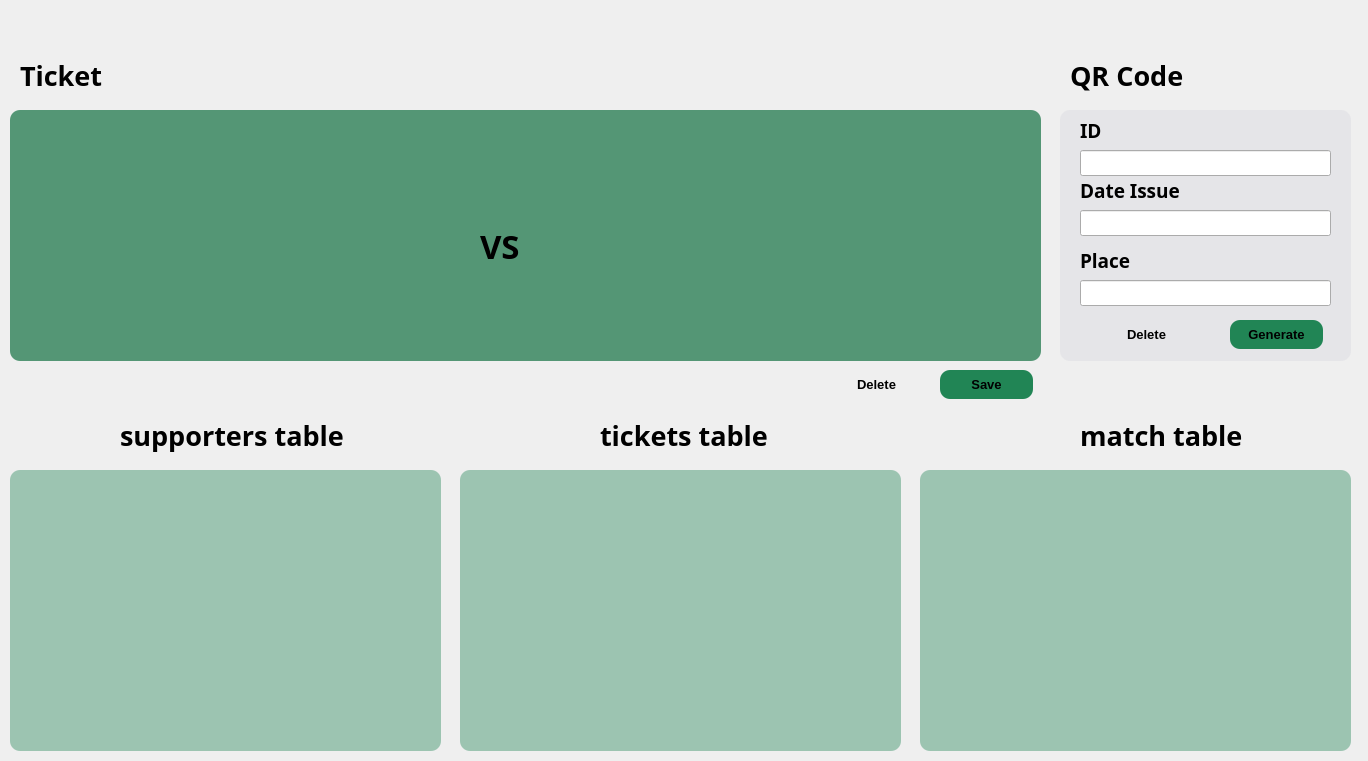
<?xml version="1.0" encoding="UTF-8"?>
<ui version="4.0">
 <class>generate_tickets</class>
 <widget class="QDialog" name="generate_tickets">
  <property name="geometry">
   <rect>
    <x>0</x>
    <y>0</y>
    <width>1368</width>
    <height>761</height>
   </rect>
  </property>
  <property name="windowTitle">
   <string>Dialog</string>
  </property>
  <widget class="QLabel" name="label">
   <property name="geometry">
    <rect>
     <x>-140</x>
     <y>0</y>
     <width>1501</width>
     <height>761</height>
    </rect>
   </property>
   <property name="text">
    <string/>
   </property>
   <property name="pixmap">
    <pixmap resource="resource.qrc">:/image/img/bg.jpeg</pixmap>
   </property>
   <property name="scaledContents">
    <bool>true</bool>
   </property>
  </widget>
  <widget class="QTableView" name="table_s">
   <property name="geometry">
    <rect>
     <x>10</x>
     <y>470</y>
     <width>431</width>
     <height>281</height>
    </rect>
   </property>
   <property name="styleSheet">
    <string notr="true">#table_s
{
background:rgba(33, 133, 85, 0.4);
 border-radius: 10px;         /* Rounded corners */
    padding: 5px;
}</string>
   </property>
  </widget>
  <widget class="QWidget" name="ticket" native="true">
   <property name="geometry">
    <rect>
     <x>10</x>
     <y>110</y>
     <width>1031</width>
     <height>251</height>
    </rect>
   </property>
   <property name="styleSheet">
    <string notr="true">#ticket {
    background: rgba(0, 102, 51, 0.65); /* Deep Green */
    border-radius: 10px;
    padding: 5px;
    color: #FFD700; /* Gold text */
}
</string>
   </property>
   <widget class="QWidget" name="qr" native="true">
    <property name="geometry">
     <rect>
      <x>800</x>
      <y>30</y>
      <width>181</width>
      <height>191</height>
     </rect>
    </property>
    <property name="styleSheet">
     <string notr="true">#qr{
background:transparent;
border:transparent;}</string>
    </property>
    <widget class="QLabel" name="qr_label">
     <property name="geometry">
      <rect>
       <x>0</x>
       <y>0</y>
       <width>181</width>
       <height>191</height>
      </rect>
     </property>
     <property name="styleSheet">
      <string notr="true">#qr_label{
background:transparent;
border:transparent;}</string>
     </property>
     <property name="text">
      <string/>
     </property>
    </widget>
   </widget>
   <widget class="QLineEdit" name="name">
    <property name="geometry">
     <rect>
      <x>30</x>
      <y>10</y>
      <width>231</width>
      <height>51</height>
     </rect>
    </property>
    <property name="font">
     <font>
      <family>Sylfaen</family>
      <pointsize>15</pointsize>
      <bold>true</bold>
     </font>
    </property>
    <property name="styleSheet">
     <string notr="true">#name{
background:transparent;
border:transparent;}</string>
    </property>
   </widget>
   <widget class="QLineEdit" name="last_name">
    <property name="geometry">
     <rect>
      <x>30</x>
      <y>70</y>
      <width>231</width>
      <height>51</height>
     </rect>
    </property>
    <property name="font">
     <font>
      <family>Sylfaen</family>
      <pointsize>15</pointsize>
      <bold>true</bold>
     </font>
    </property>
    <property name="styleSheet">
     <string notr="true">#last_name
{
background:transparent;
border:transparent;}</string>
    </property>
   </widget>
   <widget class="QLineEdit" name="date_m">
    <property name="geometry">
     <rect>
      <x>430</x>
      <y>10</y>
      <width>351</width>
      <height>51</height>
     </rect>
    </property>
    <property name="font">
     <font>
      <family>Sylfaen</family>
      <pointsize>15</pointsize>
      <bold>true</bold>
     </font>
    </property>
    <property name="styleSheet">
     <string notr="true">#date_m{
background:transparent;
border:transparent;}</string>
    </property>
   </widget>
   <widget class="QLabel" name="label_12">
    <property name="geometry">
     <rect>
      <x>470</x>
      <y>110</y>
      <width>63</width>
      <height>51</height>
     </rect>
    </property>
    <property name="font">
     <font>
      <family>Sylfaen</family>
      <pointsize>25</pointsize>
      <bold>true</bold>
     </font>
    </property>
    <property name="text">
     <string>VS</string>
    </property>
   </widget>
   <widget class="QLineEdit" name="t1">
    <property name="geometry">
     <rect>
      <x>320</x>
      <y>100</y>
      <width>121</width>
      <height>71</height>
     </rect>
    </property>
    <property name="font">
     <font>
      <family>Sylfaen</family>
      <pointsize>25</pointsize>
      <bold>true</bold>
     </font>
    </property>
    <property name="styleSheet">
     <string notr="true">#t1{
background:transparent;
border:transparent;}</string>
    </property>
   </widget>
   <widget class="QLineEdit" name="t2">
    <property name="geometry">
     <rect>
      <x>580</x>
      <y>100</y>
      <width>121</width>
      <height>71</height>
     </rect>
    </property>
    <property name="font">
     <font>
      <family>Sylfaen</family>
      <pointsize>25</pointsize>
      <bold>true</bold>
     </font>
    </property>
    <property name="styleSheet">
     <string notr="true">#t2{
background:transparent;
border:transparent;}</string>
    </property>
   </widget>
   <widget class="QLineEdit" name="price">
    <property name="geometry">
     <rect>
      <x>30</x>
      <y>130</y>
      <width>231</width>
      <height>51</height>
     </rect>
    </property>
    <property name="font">
     <font>
      <family>Sylfaen</family>
      <pointsize>15</pointsize>
      <bold>true</bold>
     </font>
    </property>
    <property name="styleSheet">
     <string notr="true">#price{
background:transparent;
border:transparent;}</string>
    </property>
   </widget>
   <widget class="QLineEdit" name="area">
    <property name="geometry">
     <rect>
      <x>30</x>
      <y>190</y>
      <width>231</width>
      <height>51</height>
     </rect>
    </property>
    <property name="font">
     <font>
      <family>Sylfaen</family>
      <pointsize>15</pointsize>
      <bold>true</bold>
     </font>
    </property>
    <property name="styleSheet">
     <string notr="true">#area{
background:transparent;
border:transparent;}</string>
    </property>
   </widget>
  </widget>
  <widget class="QLabel" name="label_2">
   <property name="geometry">
    <rect>
     <x>1250</x>
     <y>0</y>
     <width>111</width>
     <height>101</height>
    </rect>
   </property>
   <property name="text">
    <string/>
   </property>
   <property name="pixmap">
    <pixmap resource="resource.qrc">:/image/img/logo-removebg-preview.png</pixmap>
   </property>
   <property name="scaledContents">
    <bool>true</bool>
   </property>
  </widget>
  <widget class="QLabel" name="label_3">
   <property name="geometry">
    <rect>
     <x>120</x>
     <y>410</y>
     <width>261</width>
     <height>51</height>
    </rect>
   </property>
   <property name="font">
    <font>
     <family>Sylfaen</family>
     <pointsize>20</pointsize>
     <bold>true</bold>
    </font>
   </property>
   <property name="text">
    <string>supporters table</string>
   </property>
  </widget>
  <widget class="QLabel" name="label_4">
   <property name="geometry">
    <rect>
     <x>1080</x>
     <y>410</y>
     <width>181</width>
     <height>51</height>
    </rect>
   </property>
   <property name="font">
    <font>
     <family>Sylfaen</family>
     <pointsize>20</pointsize>
     <bold>true</bold>
    </font>
   </property>
   <property name="text">
    <string>match table</string>
   </property>
  </widget>
  <widget class="QLabel" name="label_5">
   <property name="geometry">
    <rect>
     <x>20</x>
     <y>50</y>
     <width>261</width>
     <height>51</height>
    </rect>
   </property>
   <property name="font">
    <font>
     <family>Sylfaen</family>
     <pointsize>20</pointsize>
     <bold>true</bold>
    </font>
   </property>
   <property name="text">
    <string>Ticket </string>
   </property>
  </widget>
  <widget class="QWidget" name="qr_code_widget" native="true">
   <property name="geometry">
    <rect>
     <x>1060</x>
     <y>110</y>
     <width>291</width>
     <height>251</height>
    </rect>
   </property>
   <property name="styleSheet">
    <string notr="true">#qr_code_widget
{
background:rgba(214, 215, 222, 0.4);
 border-radius: 10px;         /* Rounded corners */
    padding: 5px;
}

</string>
   </property>
   <widget class="QLineEdit" name="place">
    <property name="geometry">
     <rect>
      <x>20</x>
      <y>170</y>
      <width>251</width>
      <height>26</height>
     </rect>
    </property>
   </widget>
   <widget class="QLineEdit" name="id_qr">
    <property name="geometry">
     <rect>
      <x>20</x>
      <y>40</y>
      <width>251</width>
      <height>26</height>
     </rect>
    </property>
   </widget>
   <widget class="QLabel" name="label_7">
    <property name="geometry">
     <rect>
      <x>20</x>
      <y>10</y>
      <width>63</width>
      <height>20</height>
     </rect>
    </property>
    <property name="font">
     <font>
      <family>Sylfaen</family>
      <pointsize>14</pointsize>
      <bold>true</bold>
     </font>
    </property>
    <property name="text">
     <string>ID</string>
    </property>
   </widget>
   <widget class="QLabel" name="label_8">
    <property name="geometry">
     <rect>
      <x>20</x>
      <y>140</y>
      <width>71</width>
      <height>20</height>
     </rect>
    </property>
    <property name="font">
     <font>
      <family>Sylfaen</family>
      <pointsize>14</pointsize>
      <bold>true</bold>
     </font>
    </property>
    <property name="text">
     <string>Place</string>
    </property>
   </widget>
   <widget class="QPushButton" name="delete_qr">
    <property name="geometry">
     <rect>
      <x>40</x>
      <y>210</y>
      <width>93</width>
      <height>29</height>
     </rect>
    </property>
    <property name="font">
     <font>
      <pointsize>10</pointsize>
      <bold>true</bold>
     </font>
    </property>
    <property name="styleSheet">
     <string notr="true">#delete_qr{
border-radius: 10px;         /* Rounded corners */
                    /* Padding for text */
    background: transparent; 
}</string>
    </property>
    <property name="text">
     <string>Delete</string>
    </property>
   </widget>
   <widget class="QPushButton" name="generate_qr">
    <property name="geometry">
     <rect>
      <x>170</x>
      <y>210</y>
      <width>93</width>
      <height>29</height>
     </rect>
    </property>
    <property name="font">
     <font>
      <pointsize>10</pointsize>
      <bold>true</bold>
     </font>
    </property>
    <property name="styleSheet">
     <string notr="true">#generate_qr{

    border-radius: 10px;         /* Rounded corners */
    padding: 5px;                /* Padding for text */
    background: #218555
; }</string>
    </property>
    <property name="text">
     <string>Generate</string>
    </property>
   </widget>
   <widget class="QLineEdit" name="date_issue">
    <property name="geometry">
     <rect>
      <x>20</x>
      <y>100</y>
      <width>251</width>
      <height>26</height>
     </rect>
    </property>
   </widget>
   <widget class="QLabel" name="label_11">
    <property name="geometry">
     <rect>
      <x>20</x>
      <y>70</y>
      <width>131</width>
      <height>20</height>
     </rect>
    </property>
    <property name="font">
     <font>
      <family>Sylfaen</family>
      <pointsize>14</pointsize>
      <bold>true</bold>
     </font>
    </property>
    <property name="text">
     <string>Date Issue</string>
    </property>
   </widget>
  </widget>
  <widget class="QLabel" name="label_6">
   <property name="geometry">
    <rect>
     <x>1070</x>
     <y>50</y>
     <width>151</width>
     <height>51</height>
    </rect>
   </property>
   <property name="font">
    <font>
     <family>Sylfaen</family>
     <pointsize>20</pointsize>
     <bold>true</bold>
    </font>
   </property>
   <property name="text">
    <string>QR Code</string>
   </property>
  </widget>
  <widget class="QPushButton" name="save">
   <property name="geometry">
    <rect>
     <x>940</x>
     <y>370</y>
     <width>93</width>
     <height>29</height>
    </rect>
   </property>
   <property name="font">
    <font>
     <pointsize>10</pointsize>
     <bold>true</bold>
    </font>
   </property>
   <property name="styleSheet">
    <string notr="true">#save
{

    border-radius: 10px;         /* Rounded corners */
    padding: 5px;                /* Padding for text */
    background: #218555
; }</string>
   </property>
   <property name="text">
    <string>Save</string>
   </property>
  </widget>
  <widget class="QTableView" name="table_b">
   <property name="geometry">
    <rect>
     <x>460</x>
     <y>470</y>
     <width>441</width>
     <height>281</height>
    </rect>
   </property>
   <property name="styleSheet">
    <string notr="true">#table_b
{
background:rgba(33, 133, 85, 0.4);
 border-radius: 10px;         /* Rounded corners */
    padding: 5px;
}</string>
   </property>
  </widget>
  <widget class="QLabel" name="label_10">
   <property name="geometry">
    <rect>
     <x>600</x>
     <y>410</y>
     <width>181</width>
     <height>51</height>
    </rect>
   </property>
   <property name="font">
    <font>
     <family>Sylfaen</family>
     <pointsize>20</pointsize>
     <bold>true</bold>
    </font>
   </property>
   <property name="text">
    <string>tickets table</string>
   </property>
  </widget>
  <widget class="QTableView" name="table_m">
   <property name="geometry">
    <rect>
     <x>920</x>
     <y>470</y>
     <width>431</width>
     <height>281</height>
    </rect>
   </property>
   <property name="styleSheet">
    <string notr="true">#table_m{
background:rgba(33, 133, 85, 0.4);
 border-radius: 10px;         /* Rounded corners */
    padding: 5px;
}</string>
   </property>
  </widget>
  <widget class="QPushButton" name="delete_ticket">
   <property name="geometry">
    <rect>
     <x>830</x>
     <y>370</y>
     <width>93</width>
     <height>29</height>
    </rect>
   </property>
   <property name="font">
    <font>
     <pointsize>10</pointsize>
     <bold>true</bold>
    </font>
   </property>
   <property name="styleSheet">
    <string notr="true">#delete_ticket{
border-radius: 10px;         /* Rounded corners */
                    /* Padding for text */
    background: transparent; 
}</string>
   </property>
   <property name="text">
    <string>Delete</string>
   </property>
  </widget>
 </widget>
 <resources>
  <include location="resource.qrc"/>
 </resources>
 <connections/>
</ui>
